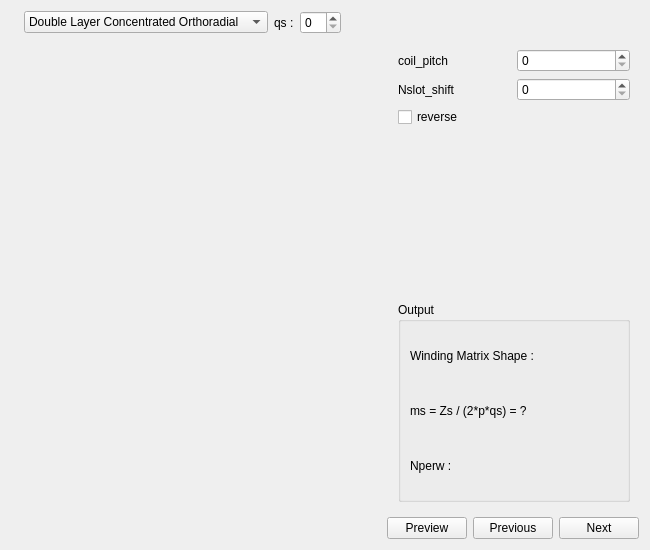
<?xml version="1.0" encoding="UTF-8"?>
<ui version="4.0">
 <class>SWindPat</class>
 <widget class="QWidget" name="SWindPat">
  <property name="geometry">
   <rect>
    <x>0</x>
    <y>0</y>
    <width>650</width>
    <height>550</height>
   </rect>
  </property>
  <property name="minimumSize">
   <size>
    <width>650</width>
    <height>550</height>
   </size>
  </property>
  <property name="windowTitle">
   <string>Form</string>
  </property>
  <layout class="QVBoxLayout" name="verticalLayout_4">
   <item>
    <layout class="QHBoxLayout" name="horizontalLayout_2">
     <item>
      <widget class="HelpButton" name="b_help">
       <property name="text">
        <string/>
       </property>
       <property name="pixmap">
        <pixmap resource="../../../Resources/pyleecan.qrc">:/images/images/icon/help_16.png</pixmap>
       </property>
      </widget>
     </item>
     <item>
      <widget class="QComboBox" name="c_wind_type">
       <item>
        <property name="text">
         <string>Double Layer Concentrated Orthoradial</string>
        </property>
       </item>
       <item>
        <property name="text">
         <string>Single Layer Concentrated</string>
        </property>
       </item>
       <item>
        <property name="text">
         <string>Double Layer Distributed</string>
        </property>
       </item>
       <item>
        <property name="text">
         <string>Single Layer Distributed</string>
        </property>
       </item>
       <item>
        <property name="text">
         <string>Double Layer Concentrated Radial</string>
        </property>
       </item>
      </widget>
     </item>
     <item>
      <widget class="QLabel" name="in_qs">
       <property name="text">
        <string>qs :</string>
       </property>
      </widget>
     </item>
     <item>
      <widget class="QSpinBox" name="si_qs"/>
     </item>
     <item>
      <spacer name="horizontalSpacer">
       <property name="orientation">
        <enum>Qt::Horizontal</enum>
       </property>
       <property name="sizeHint" stdset="0">
        <size>
         <width>40</width>
         <height>20</height>
        </size>
       </property>
      </spacer>
     </item>
    </layout>
   </item>
   <item>
    <layout class="QHBoxLayout" name="horizontalLayout_5">
     <item>
      <widget class="MPLCanvas2" name="w_viewer" native="true"/>
     </item>
     <item>
      <widget class="QWidget" name="widget" native="true">
       <property name="minimumSize">
        <size>
         <width>250</width>
         <height>0</height>
        </size>
       </property>
       <property name="maximumSize">
        <size>
         <width>250</width>
         <height>16777215</height>
        </size>
       </property>
       <layout class="QVBoxLayout" name="verticalLayout_2">
        <item>
         <layout class="QVBoxLayout" name="verticalLayout">
          <item>
           <layout class="QHBoxLayout" name="horizontalLayout">
            <item>
             <widget class="QLabel" name="in_coil_pitch">
              <property name="text">
               <string>coil_pitch</string>
              </property>
             </widget>
            </item>
            <item>
             <widget class="QSpinBox" name="si_coil_pitch"/>
            </item>
           </layout>
          </item>
          <item>
           <layout class="QHBoxLayout" name="horizontalLayout_4">
            <item>
             <widget class="QLabel" name="in_Nslot">
              <property name="minimumSize">
               <size>
                <width>0</width>
                <height>0</height>
               </size>
              </property>
              <property name="maximumSize">
               <size>
                <width>16777215</width>
                <height>16777215</height>
               </size>
              </property>
              <property name="text">
               <string>Nslot_shift</string>
              </property>
             </widget>
            </item>
            <item>
             <widget class="QSpinBox" name="si_Nslot">
              <property name="minimumSize">
               <size>
                <width>60</width>
                <height>0</height>
               </size>
              </property>
             </widget>
            </item>
           </layout>
          </item>
          <item>
           <widget class="QCheckBox" name="is_reverse">
            <property name="text">
             <string>reverse</string>
            </property>
           </widget>
          </item>
         </layout>
        </item>
        <item>
         <spacer name="verticalSpacer">
          <property name="orientation">
           <enum>Qt::Vertical</enum>
          </property>
          <property name="sizeHint" stdset="0">
           <size>
            <width>20</width>
            <height>40</height>
           </size>
          </property>
         </spacer>
        </item>
        <item>
         <widget class="QGroupBox" name="groupBox">
          <property name="minimumSize">
           <size>
            <width>200</width>
            <height>200</height>
           </size>
          </property>
          <property name="title">
           <string>Output</string>
          </property>
          <layout class="QVBoxLayout" name="verticalLayout_3">
           <item>
            <widget class="QLabel" name="out_shape">
             <property name="minimumSize">
              <size>
               <width>175</width>
               <height>0</height>
              </size>
             </property>
             <property name="text">
              <string>Winding Matrix Shape : </string>
             </property>
            </widget>
           </item>
           <item>
            <widget class="QLabel" name="out_ms">
             <property name="text">
              <string>ms = Zs / (2*p*qs) = ?</string>
             </property>
            </widget>
           </item>
           <item>
            <widget class="QLabel" name="out_Nperw">
             <property name="toolTip">
              <string>Winding periodicity</string>
             </property>
             <property name="text">
              <string>Nperw :</string>
             </property>
            </widget>
           </item>
          </layout>
         </widget>
        </item>
       </layout>
      </widget>
     </item>
    </layout>
   </item>
   <item>
    <layout class="QHBoxLayout" name="horizontalLayout_3">
     <item>
      <spacer name="horizontalSpacer_3">
       <property name="orientation">
        <enum>Qt::Horizontal</enum>
       </property>
       <property name="sizeHint" stdset="0">
        <size>
         <width>40</width>
         <height>20</height>
        </size>
       </property>
      </spacer>
     </item>
     <item>
      <widget class="QPushButton" name="b_preview">
       <property name="text">
        <string>Preview</string>
       </property>
      </widget>
     </item>
     <item>
      <widget class="QPushButton" name="b_previous">
       <property name="text">
        <string>Previous</string>
       </property>
      </widget>
     </item>
     <item>
      <widget class="QPushButton" name="b_next">
       <property name="text">
        <string>Next</string>
       </property>
      </widget>
     </item>
    </layout>
   </item>
  </layout>
 </widget>
 <customwidgets>
  <customwidget>
   <class>HelpButton</class>
   <extends>QLabel</extends>
   <header>pyleecan/GUI/Tools/HelpButton.h</header>
  </customwidget>
  <customwidget>
   <class>MPLCanvas2</class>
   <extends>QWidget</extends>
   <header>.....GUI.Tools.MPLCanvas</header>
   <container>1</container>
  </customwidget>
 </customwidgets>
 <resources>
  <include location="../../../Resources/pyleecan.qrc"/>
  <include location="../../../Resources/pyleecan.qrc"/>
 </resources>
 <connections/>
</ui>
